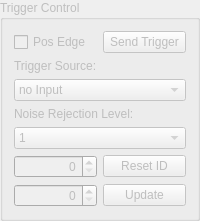
               <widget class="QGroupBox" name="groupBox_10">
                <property name="enabled">
                 <bool>false</bool>
                </property>
                <property name="title">
                 <string>Trigger Control</string>
                </property>
                <layout class="QGridLayout" name="gridLayout_2">
                 <item row="0" column="0">
                  <widget class="QCheckBox" name="CB_Trig_PosEdge">
                   <property name="text">
                    <string>Pos Edge</string>
                   </property>
                  </widget>
                 </item>
                 <item row="0" column="1">
                  <widget class="QPushButton" name="B_Trig_FTDITrigger">
                   <property name="text">
                    <string>Send Trigger</string>
                   </property>
                  </widget>
                 </item>
                 <item row="1" column="0">
                  <widget class="QLabel" name="label_13">
                   <property name="text">
                    <string>Trigger Source:</string>
                   </property>
                  </widget>
                 </item>
                 <item row="2" column="0" colspan="2">
                  <widget class="QComboBox" name="CB_Trig_Source">
                   <item>
                    <property name="text">
                     <string>no Input</string>
                    </property>
                   </item>
                   <item>
                    <property name="text">
                     <string>FTDI Trigger (manual)</string>
                    </property>
                   </item>
                   <item>
                    <property name="text">
                     <string>external Trigger</string>
                    </property>
                   </item>
                   <item>
                    <property name="text">
                     <string>external Trigger (TTL)</string>
                    </property>
                   </item>
                   <item>
                    <property name="text">
                     <string>Injection</string>
                    </property>
                   </item>
                   <item>
                    <property name="text">
                     <string>SPI Trigger</string>
                    </property>
                   </item>
                  </widget>
                 </item>
                 <item row="3" column="0" colspan="2">
                  <widget class="QLabel" name="label_14">
                   <property name="text">
                    <string>Noise Rejection Level:</string>
                   </property>
                  </widget>
                 </item>
                 <item row="4" column="0" colspan="2">
                  <widget class="QComboBox" name="CB_Trig_NoiseReject">
                   <property name="sizeAdjustPolicy">
                    <enum>QComboBox::AdjustToContentsOnFirstShow</enum>
                   </property>
                   <item>
                    <property name="text">
                     <string>1</string>
                    </property>
                   </item>
                   <item>
                    <property name="text">
                     <string>2</string>
                    </property>
                   </item>
                   <item>
                    <property name="text">
                     <string>4</string>
                    </property>
                   </item>
                   <item>
                    <property name="text">
                     <string>8</string>
                    </property>
                   </item>
                   <item>
                    <property name="text">
                     <string>16</string>
                    </property>
                   </item>
                   <item>
                    <property name="text">
                     <string>32</string>
                    </property>
                   </item>
                   <item>
                    <property name="text">
                     <string>64</string>
                    </property>
                   </item>
                   <item>
                    <property name="text">
                     <string>128</string>
                    </property>
                   </item>
                  </widget>
                 </item>
                 <item row="5" column="0">
                  <widget class="QSpinBox" name="SB_Trig_PulseDelay">
                   <property name="statusTip">
                    <string>Trigger Pulse Delay</string>
                   </property>
                   <property name="whatsThis">
                    <string>Trigger Pulse Delay</string>
                   </property>
                   <property name="alignment">
                    <set>Qt::AlignRight|Qt::AlignTrailing|Qt::AlignVCenter</set>
                   </property>
                   <property name="maximum">
                    <number>16777215</number>
                   </property>
                  </widget>
                 </item>
                 <item row="5" column="1">
                  <widget class="QPushButton" name="B_Trig_ResetID">
                   <property name="text">
                    <string>Reset ID</string>
                   </property>
                  </widget>
                 </item>
                 <item row="6" column="0">
                  <widget class="QSpinBox" name="SB_Trig_PulseLength">
                   <property name="statusTip">
                    <string>Trigger Pulse Length</string>
                   </property>
                   <property name="whatsThis">
                    <string>Trigger Pulse Length</string>
                   </property>
                   <property name="alignment">
                    <set>Qt::AlignRight|Qt::AlignTrailing|Qt::AlignVCenter</set>
                   </property>
                   <property name="maximum">
                    <number>16777215</number>
                   </property>
                  </widget>
                 </item>
                 <item row="6" column="1">
                  <widget class="QPushButton" name="B_Trig_Update">
                   <property name="text">
                    <string>Update</string>
                   </property>
                  </widget>
                 </item>
                </layout>
               </widget>
